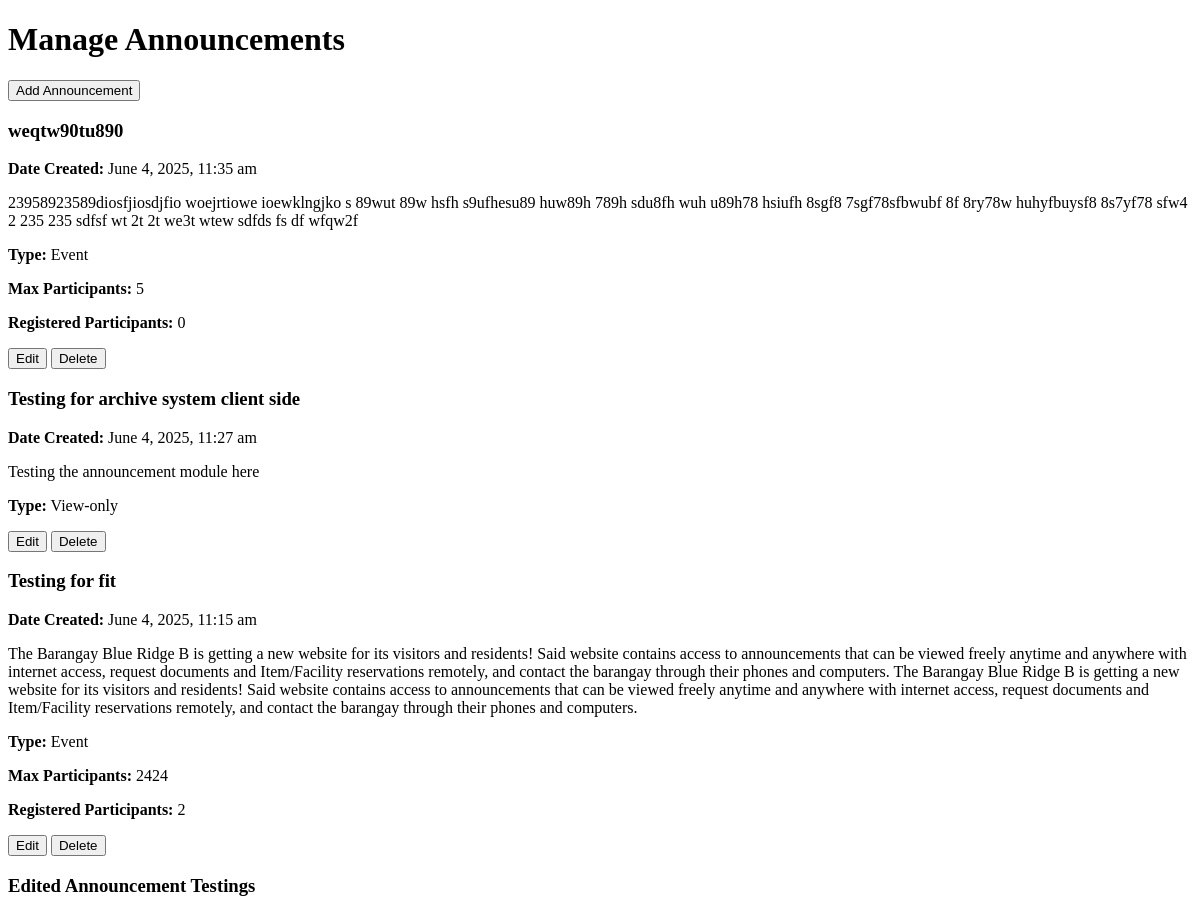
The app's page /admin.php (signed in, upper part), older data.
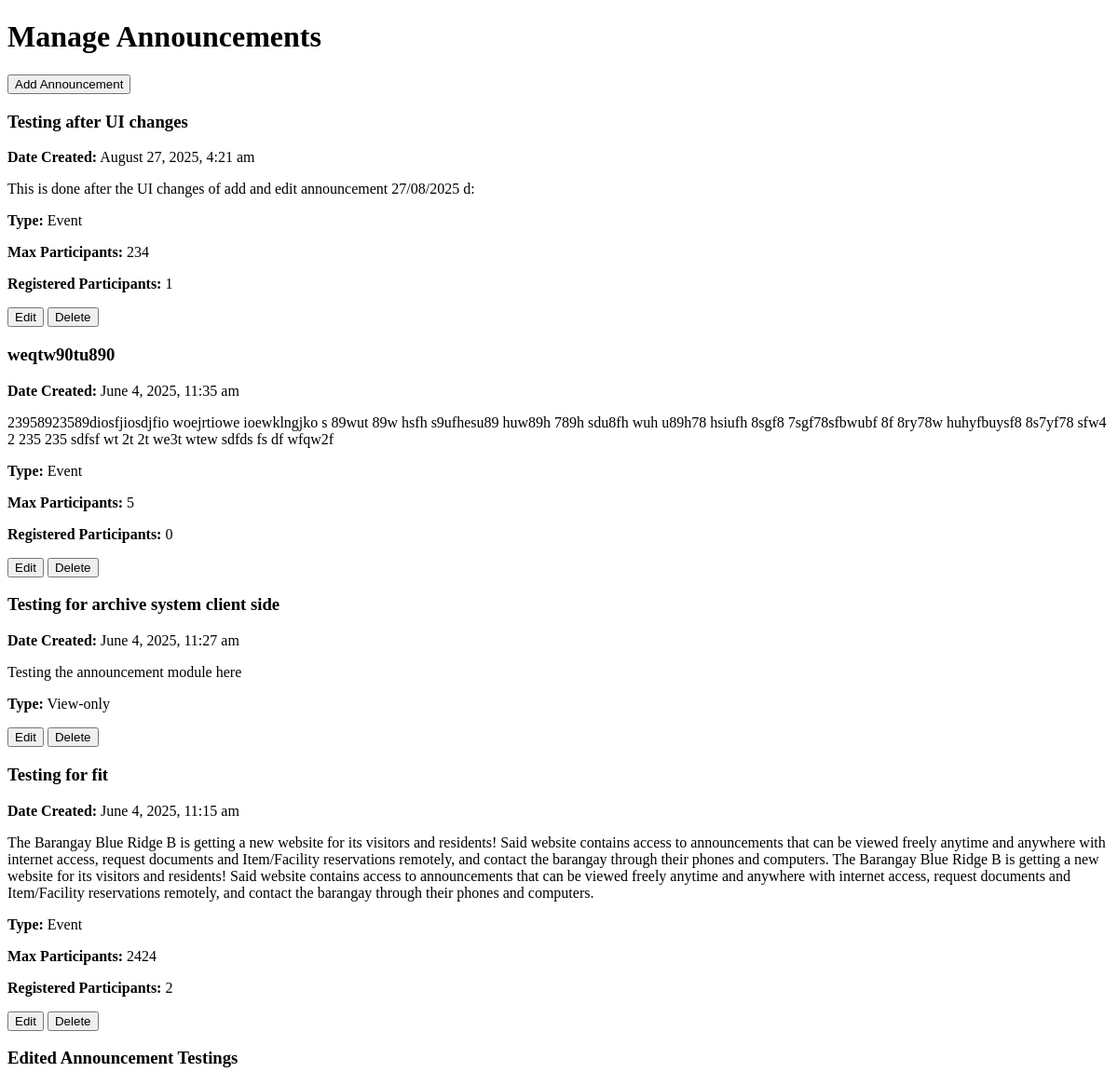
The same page, newer data.
### tables this page shows
CREATE TABLE `announcements` (
  `id` int(11) NOT NULL,
  `title` varchar(255) NOT NULL,
  `content` text NOT NULL,
  `type` enum('view-only','event') NOT NULL,
  `max_participants` int(11) DEFAULT NULL,
  `created_at` timestamp NOT NULL DEFAULT current_timestamp(),
  `registered_participants` int(11) DEFAULT 0,
  `image_path` varchar(255) DEFAULT NULL,
  `genre` varchar(255) NOT NULL,
  `active_until` datetime DEFAULT NULL,
  `is_active` tinyint(1) DEFAULT 1,
  `registration_open_until` date DEFAULT NULL
);

### admin.php (the view, shortened to what this page needs)
<?php
include 'db.php';
$sql = "SELECT * FROM announcements ORDER BY created_at DESC";
$result = $conn->query($sql);
?>
<!DOCTYPE html>
<html lang="en">
<head>
    <link rel="stylesheet" href="styles.css">
</head>
<body>
    <h1>Manage Announcements</h1>
    <button onclick="location.href='add_announcement.php'">Add Announcement</button>
    <div id="announcements">
    <?php while ($row = $result->fetch_assoc()): ?>
        <div class="announcement">
            <h3><?php echo htmlspecialchars($row['title']); ?></h3>
            <p><strong>Date Created:</strong> <?php echo date("F j, Y, g:i a", strtotime($row['created_at'])); ?></p>
            <p><?php echo nl2br(htmlspecialchars($row['content'])); ?></p>
            <p><strong>Type:</strong> <?php echo ucfirst($row['type']); ?></p>
            <?php if ($row['type'] === "event"): ?>
                <p><strong>Max Participants:</strong> <?php echo $row['max_participants']; ?></p>
                <p><strong>Registered Participants:</strong> <?php echo $row['registered_participants']; ?></p>
            <?php endif; ?>
            <button onclick="location.href='edit_announcement.php?id=<?php echo $row['id']; ?>'">Edit</button>
            <button onclick="deleteAnnouncement(<?php echo $row['id']; ?>)">Delete</button>
        </div>
    <?php endwhile; ?>
</div>
</body>
</html>

Row changes from the older to the newer data that the page shows:
added announcements: title "Testing after UI changes", created_at "August 27, 2025, 4:21 am", content "This is done after the UI changes of add and edit announcement 27/08/2025 d:", type "Event", max_participants "234", registered_participants "1"
